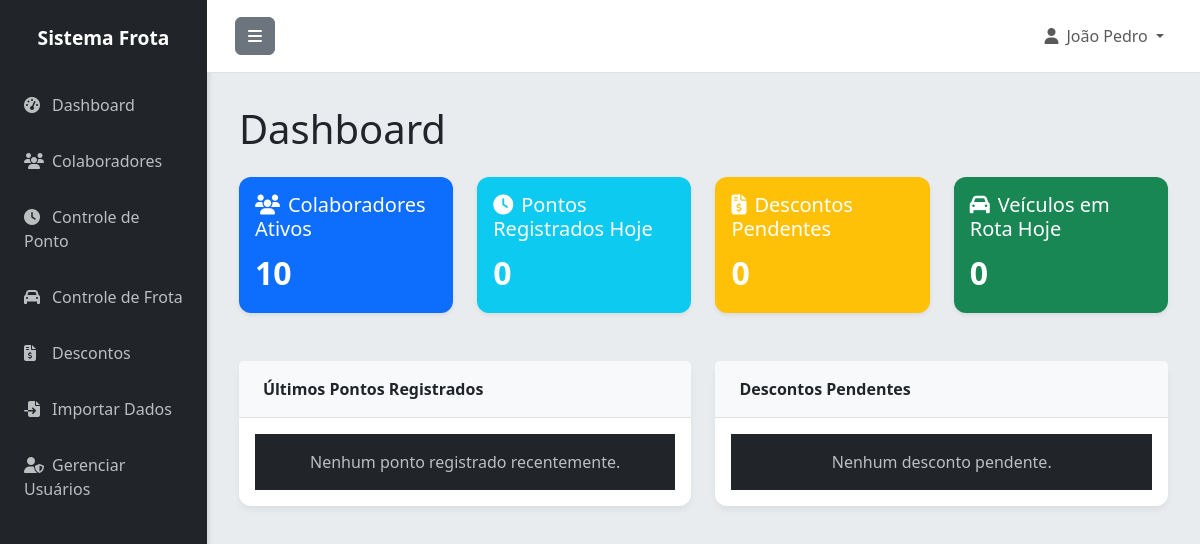
The page / (signed in) on the database as committed earlier.
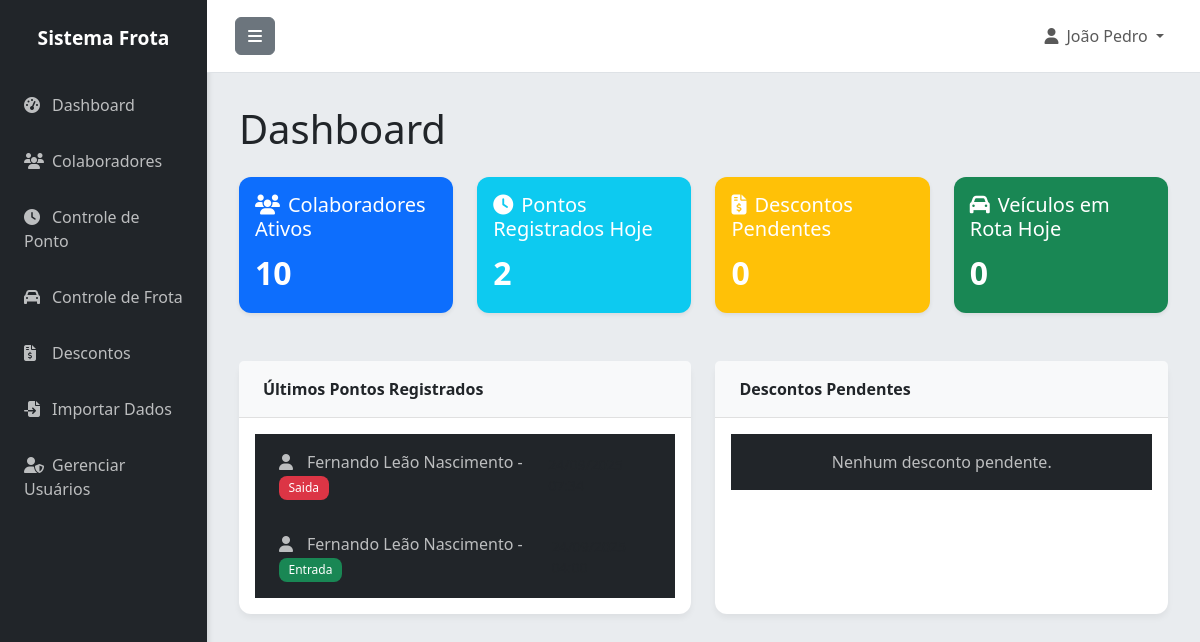
The same page on the database as committed later.
### app.py (models this page shows)
class Ponto(db.Model):
    id = db.Column(db.Integer, primary_key=True)
    colaborador_id = db.Column(db.Integer, db.ForeignKey('colaborador.id'), nullable=False)
    data_hora = db.Column(db.DateTime, nullable=False)
    tipo = db.Column(db.String(10), nullable=False)  # entrada ou saida
    observacao = db.Column(db.Text)
    extraordinario = db.Column(db.Boolean, default=False)
    criado_em = db.Column(db.DateTime, default=datetime.utcnow)

class Colaborador(db.Model):
    id = db.Column(db.Integer, primary_key=True)
    nome = db.Column(db.String(100), nullable=False)
    matricula = db.Column(db.String(50), unique=True, nullable=False)
    cpf = db.Column(db.String(14), unique=True)
    telefone = db.Column(db.String(20))
    email = db.Column(db.String(120))
    veiculo_vinculado = db.Column(db.String(20))
    ativo = db.Column(db.Boolean, default=True)
    criado_em = db.Column(db.DateTime, default=datetime.utcnow)
    pontos = db.relationship('Ponto', backref='colaborador', lazy=True, cascade='all, delete-orphan')
    frotas = db.relationship('Frota', backref='motorista_obj', lazy=True)
    descontos = db.relationship('Desconto', backref='colaborador', lazy=True)

### app.py (the view)
@app.route('/')
@login_required
def index():
    total_colaboradores = Colaborador.query.filter_by(ativo=True).count()
    total_pontos_hoje = Ponto.query.filter(
        db.func.date(Ponto.data_hora) == date.today()
    ).count()
    total_descontos_pendentes = Desconto.query.filter_by(status='pendente').count()
    total_frota_hoje = Frota.query.filter_by(data=date.today()).count()
    ultimos_pontos = Ponto.query.order_by(Ponto.data_hora.desc()).limit(5).all()
    ultimos_descontos = Desconto.query.filter_by(status='pendente').order_by(Desconto.criado_em.desc()).limit(5).all()
    return render_template('index.html',
                         total_colaboradores=total_colaboradores,
                         total_pontos_hoje=total_pontos_hoje,
                         total_descontos_pendentes=total_descontos_pendentes,
                         total_frota_hoje=total_frota_hoje,
                         ultimos_pontos=ultimos_pontos,
                         ultimos_descontos=ultimos_descontos)

### app.py (called while the page is built, shortened)
@login_manager.user_loader
def load_user(user_id):
    return Usuario.query.get(int(user_id))

@app.before_request
def create_tables():
    db.create_all()

### templates/index.html (shortened to what this page needs)
{% extends "base.html" %}
{% block content %}
<h1 class="mb-4">Dashboard</h1>
<div class="row">
    <div class="col-md-3 mb-4">
        <div class="card bg-primary text-white h-100 shadow-sm">
            <div class="card-body">
                <h5 class="card-title"><i class="fas fa-users me-2"></i>Colaboradores Ativos</h5>
                <p class="card-text fs-2 fw-bold">{{ total_colaboradores }}</p>
            </div>
        </div>
    </div>
    <div class="col-md-3 mb-4">
        <div class="card bg-info text-white h-100 shadow-sm">
            <div class="card-body">
                <h5 class="card-title"><i class="fas fa-clock me-2"></i>Pontos Registrados Hoje</h5>
                <p class="card-text fs-2 fw-bold">{{ total_pontos_hoje }}</p>
            </div>
        </div>
    </div>
    <div class="col-md-3 mb-4">
        <div class="card bg-warning text-white h-100 shadow-sm">
            <div class="card-body">
                <h5 class="card-title"><i class="fas fa-file-invoice-dollar me-2"></i>Descontos Pendentes</h5>
                <p class="card-text fs-2 fw-bold">{{ total_descontos_pendentes }}</p>
            </div>
        </div>
    </div>
    <div class="col-md-3 mb-4">
        <div class="card bg-success text-white h-100 shadow-sm">
            <div class="card-body">
                <h5 class="card-title"><i class="fas fa-car me-2"></i>Veículos em Rota Hoje</h5>
                <p class="card-text fs-2 fw-bold">{{ total_frota_hoje }}</p>
            </div>
        </div>
    </div>
</div>
<div class="row mt-4">
    <div class="col-md-6">
        <div class="card h-100">
            <div class="card-header">Últimos Pontos Registrados</div>
            <div class="card-body">
                <ul class="list-group list-group-flush">
                    {% for ponto in ultimos_pontos %}
                        <li class="list-group-item d-flex justify-content-between align-items-center">
                            <span>
                                <i class="fas fa-user me-2"></i>{{ ponto.colaborador.nome }} -
                                <span class="badge bg-{{ 'success' if ponto.tipo == 'entrada' else 'danger' }}">{{ ponto.tipo|capitalize }}</span>
                            </span>
                            <small class="text-muted">{{ ponto.data_hora.strftime('%d/%m/%Y %H:%M') }}</small>
                        </li>
                    {% else %}
                        <li class="list-group-item text-center text-muted">Nenhum ponto registrado recentemente.</li>
                    {% endfor %}
                </ul>
            </div>
        </div>
    </div>
    <div class="col-md-6">
        <div class="card h-100">
            <div class="card-header">Descontos Pendentes</div>
            <div class="card-body">
                <ul class="list-group list-group-flush">
                    {% for desconto in ultimos_descontos %}
                        <li class="list-group-item">
                            <div class="d-flex w-100 justify-content-between">
                                <h6 class="mb-1">{{ desconto.colaborador.nome }} - R$ {{ "%.2f"|format(desconto.valor) }}</h6>
                                <small class="text-muted">{{ desconto.data.strftime('%d/%m/%Y') }}</small>
                            </div>
                            <p class="mb-1 text-muted">{{ desconto.motivo }}</p>
                        </li>
                    {% else %}
                         <li class="list-group-item text-center text-muted">Nenhum desconto pendente.</li>
                    {% endfor %}
                </ul>
            </div>
        </div>
    </div>
</div>
{% endblock %}

Rows that differ between the two databases and show on the page:
added Ponto: colaborador.nome "Fernando Leão Nascimento", tipo "Saida"
added Ponto: colaborador.nome "Fernando Leão Nascimento", tipo "Entrada"
Other text that changed with them:
{{ total_pontos_hoje }}: "0" → "2"
text no longer shown: "Nenhum ponto registrado recentemente."
